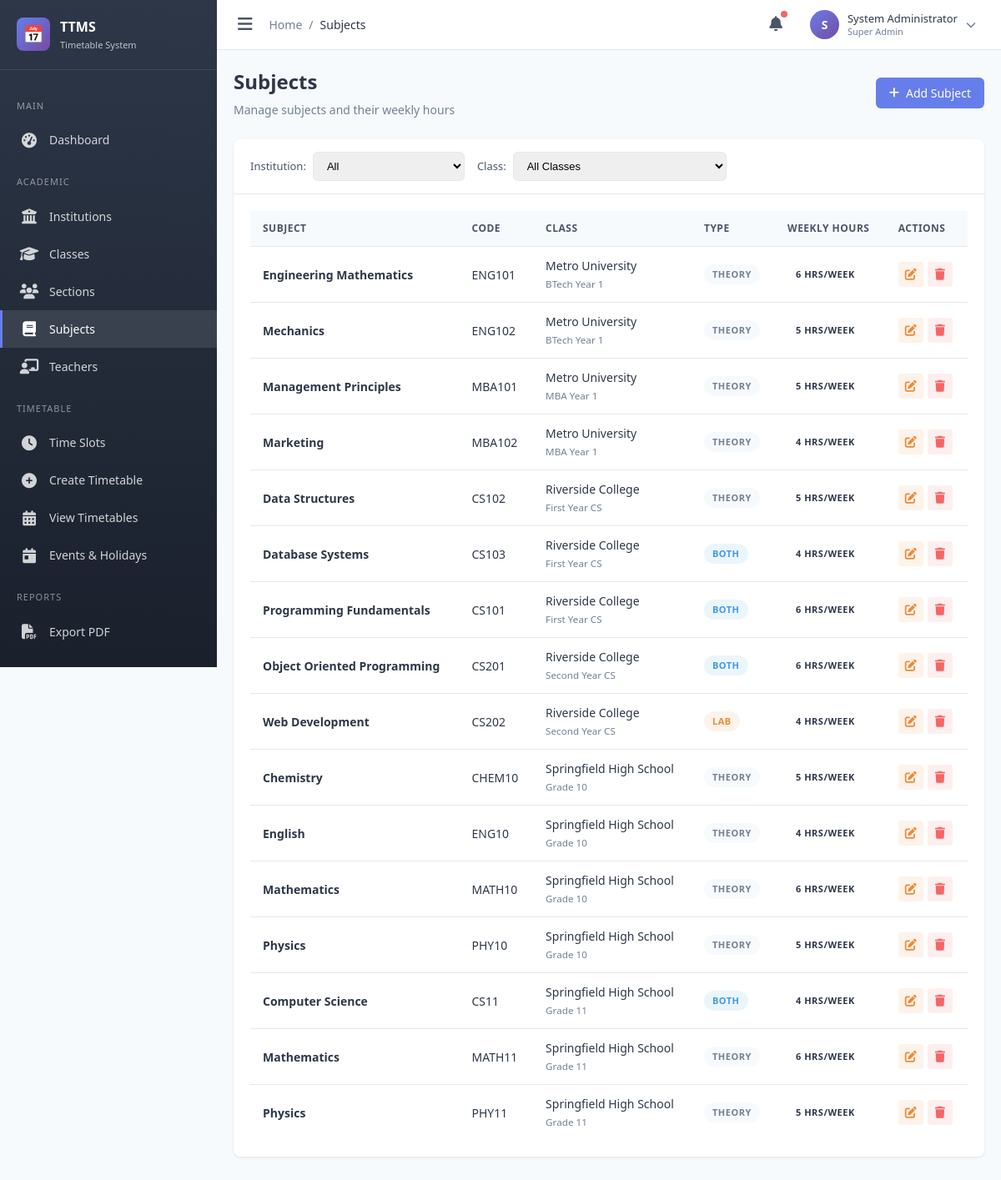
The page /modules/subject/index.php (signed in) on the database its author committed.
### tables this page shows
CREATE TABLE subjects (
    id INT PRIMARY KEY AUTO_INCREMENT,
    class_id INT NOT NULL,
    name VARCHAR(100) NOT NULL,
    code VARCHAR(20),
    weekly_hours INT NOT NULL DEFAULT 1,
    type ENUM('theory','lab','both') DEFAULT 'theory',
    description TEXT,
    status ENUM('active','inactive') DEFAULT 'active',
    created_at TIMESTAMP DEFAULT CURRENT_TIMESTAMP,
    FOREIGN KEY (class_id) REFERENCES classes(id) ON DELETE CASCADE
);

CREATE TABLE institutions (
    id INT PRIMARY KEY AUTO_INCREMENT,
    name VARCHAR(200) NOT NULL,
    type ENUM('school','college','university') NOT NULL,
    address TEXT,
    contact_email VARCHAR(100),
    contact_phone VARCHAR(20),
    logo VARCHAR(255),
    status ENUM('active','inactive') DEFAULT 'active',
    created_at TIMESTAMP DEFAULT CURRENT_TIMESTAMP,
    updated_at TIMESTAMP DEFAULT CURRENT_TIMESTAMP ON UPDATE CURRENT_TIMESTAMP
);

CREATE TABLE classes (
    id INT PRIMARY KEY AUTO_INCREMENT,
    institution_id INT NOT NULL,
    department_id INT NULL,
    name VARCHAR(50) NOT NULL,
    code VARCHAR(20),
    description TEXT,
    status ENUM('active','inactive') DEFAULT 'active',
    created_at TIMESTAMP DEFAULT CURRENT_TIMESTAMP,
    FOREIGN KEY (institution_id) REFERENCES institutions(id) ON DELETE CASCADE,
    FOREIGN KEY (department_id) REFERENCES departments(id) ON DELETE SET NULL
);

### includes/functions.php (called while the page is built, shortened)
<?php
require_once __DIR__ . '/../config/database.php';
function isLoggedIn() {
    return isset($_SESSION['admin_id']) && !empty($_SESSION['admin_id']);
}
function getCurrentAdmin() {
    return dbFetch(
        "SELECT a.*, r.name as role_name
         FROM admins a
         LEFT JOIN roles r ON a.role_id = r.id
         WHERE a.id = ?",
        [$_SESSION['admin_id']]
    );
}
function isSuperAdmin() {
    $admin = getCurrentAdmin();
    return $admin && $admin['is_super_admin'];
}
function hasPermission($module, $action = 'view') {
    if (isSuperAdmin()) return true;
    $admin = getCurrentAdmin();
    $permissionMap = [
        'view' => 'can_view',
        'create' => 'can_create',
        'edit' => 'can_edit',
        'delete' => 'can_delete',
        'export' => 'can_export'
    ];
    $column = $permissionMap[$action] ?? 'can_view';
    $permission = dbFetch(
        "SELECT {$column} FROM role_permissions WHERE role_id = ? AND module = ?",
        [$admin['role_id'], $module]
    );
    return $permission && $permission[$column];
}

### config/database.php (called while the page is built, shortened)
<?php
function getDB() {
    static $pdo = null;
    if ($pdo === null) {
        try {
            $dsn = sprintf(
                "mysql:host=%s;port=%d;dbname=%s;charset=%s",
                DB_HOST,
                DB_PORT,
                DB_NAME,
                DB_CHARSET
            );
            $pdo = new PDO($dsn, DB_USER, DB_PASS, [
                PDO::ATTR_ERRMODE => PDO::ERRMODE_EXCEPTION,
                PDO::ATTR_DEFAULT_FETCH_MODE => PDO::FETCH_ASSOC,
                PDO::ATTR_EMULATE_PREPARES => false,
            ]);
        } catch (PDOException $e) {
            error_log("Database connection failed: " . $e->getMessage());
            throw $e;
        }
    }
    return $pdo;
}
function dbQuery($sql, $params = []) {
    $stmt = getDB()->prepare($sql);
    $stmt->execute($params);
    return $stmt;
}
function dbFetch($sql, $params = []) {
    return dbQuery($sql, $params)->fetch();
}
function dbFetchAll($sql, $params = []) {
    return dbQuery($sql, $params)->fetchAll();
}

### includes/auth_check.php (called while the page is built, shortened)
<?php
require_once __DIR__ . '/functions.php';
$currentAdmin = getCurrentAdmin();

### modules/subject/index.php (the view, shortened to what this page needs)
<?php
require_once __DIR__ . '/../../includes/auth_check.php';
$breadcrumb = [
    ['label' => 'Subjects']
];
require_once __DIR__ . '/../../includes/header.php';
$sql = "SELECT s.*, c.name as class_name, c.id as class_id, i.name as institution_name
        FROM subjects s
        JOIN classes c ON s.class_id = c.id
        JOIN institutions i ON c.institution_id = i.id
        WHERE s.status = 'active'";
$params = [];
$sql .= " ORDER BY i.name, c.name, s.name";
$subjects = dbFetchAll($sql, $params);
?>
<div class="page-header">
    <div>
        <h1 class="page-title">Subjects</h1>
        <p class="page-subtitle">Manage subjects and their weekly hours</p>
    </div>
    <?php if (hasPermission('subject', 'create')): ?>
        <a href="form.php" class="btn btn-primary">
            <i class="fas fa-plus"></i> Add Subject
        </a>
    <?php endif; ?>
</div>
<div class="card">
    <div class="card-header">
        <div class="filter-bar" style="margin-bottom: 0;">
            <div class="filter-group">
                <label>Institution:</label>
                <select class="form-control" onchange="window.location.href='?institution='+this.value">
                    <option value="">All</option>
                </select>
            </div>
            <div class="filter-group">
                <label>Class:</label>
                <select class="form-control" onchange="window.location.href='?class='+this.value">
                    <option value="">All Classes</option>
                </select>
            </div>
        </div>
    </div>
    <div class="card-body">
        <?php if (empty($subjects)): ?>
            <div class="empty-state">
                <div class="empty-state-icon">&#128218;</div>
                <h3>No Subjects Found</h3>
                <p>Add subjects for your classes.</p>
                <?php if (hasPermission('subject', 'create')): ?>
                    <a href="form.php" class="btn btn-primary">Add Subject</a>
                <?php endif; ?>
            </div>
        <?php else: ?>
            <div class="table-container">
                <table class="data-table">
                    <thead>
                        <tr>
                            <th>Subject</th>
                            <th>Code</th>
                            <th>Class</th>
                            <th>Type</th>
                            <th>Weekly Hours</th>
                            <th>Actions</th>
                        </tr>
                    </thead>
                    <tbody>
                        <?php foreach ($subjects as $subject): ?>
                            <tr>
                                <td>
                                    <strong><?php echo htmlspecialchars($subject['name']); ?></strong>
                                </td>
                                <td><?php echo htmlspecialchars($subject['code'] ?? '-'); ?></td>
                                <td>
                                    <?php echo htmlspecialchars($subject['institution_name']); ?><br>
                                    <small style="color: var(--text-light);"><?php echo htmlspecialchars($subject['class_name']); ?></small>
                                </td>
                                <td>
                                    <span class="badge badge-<?php echo $subject['type'] === 'lab' ? 'warning' : ($subject['type'] === 'both' ? 'info' : 'secondary'); ?>">
                                        <?php echo ucfirst($subject['type']); ?>
                                    </span>
                                </td>
                                <td>
                                    <span class="badge badge-primary"><?php echo $subject['weekly_hours']; ?> hrs/week</span>
                                </td>
                                <td>
                                    <div class="action-btns">
                                        <a href="form.php?id=<?php echo $subject['id']; ?>" class="action-btn edit" title="Edit">
                                            <i class="fas fa-edit"></i>
                                        </a>
                                        <a href="?delete=<?php echo $subject['id']; ?>" class="action-btn delete" title="Delete" onclick="return confirmDelete();">
                                            <i class="fas fa-trash"></i>
                                        </a>
                                    </div>
                                </td>
                            </tr>
                        <?php endforeach; ?>
                    </tbody>
                </table>
            </div>
        <?php endif; ?>
    </div>
</div>
<?php require_once __DIR__ . '/../../includes/footer.php'; ?>

### includes/header.php (shortened to what this page needs)
<?php
$currentPage = basename(dirname($_SERVER['PHP_SELF']));
$currentFile = basename($_SERVER['PHP_SELF'], '.php');
?>
<!DOCTYPE html>
<html lang="en">
<head>
    <link rel="stylesheet" href="/ttc/assets/css/style.css">
    <link rel="stylesheet" href="https://cdnjs.cloudflare.com/ajax/libs/font-awesome/6.4.0/css/all.min.css">
</head>
<body>
    <div class="admin-wrapper">
        <aside class="sidebar" id="sidebar">
            <div class="sidebar-header">
                <div class="sidebar-logo">&#128197;</div>
                <div class="sidebar-title">
                    TTMS
                    <span>Timetable System</span>
                </div>
            </div>
            <nav class="sidebar-menu">
                <div class="menu-category">Main</div>
                <a href="/ttc/modules/dashboard/index.php" class="menu-item <?php echo $currentPage === 'dashboard' ? 'active' : ''; ?>">
                    <i class="fas fa-tachometer-alt"></i>
                    <span>Dashboard</span>
                </a>
                <div class="menu-category">Academic</div>
                <a href="/ttc/modules/institution/index.php" class="menu-item <?php echo $currentPage === 'institution' ? 'active' : ''; ?>">
                    <i class="fas fa-university"></i>
                    <span>Institutions</span>
                </a>
                <a href="/ttc/modules/class/index.php" class="menu-item <?php echo $currentPage === 'class' ? 'active' : ''; ?>">
                    <i class="fas fa-graduation-cap"></i>
                    <span>Classes</span>
                </a>
                <a href="/ttc/modules/section/index.php" class="menu-item <?php echo $currentPage === 'section' ? 'active' : ''; ?>">
                    <i class="fas fa-users"></i>
                    <span>Sections</span>
                </a>
                <a href="/ttc/modules/subject/index.php" class="menu-item <?php echo $currentPage === 'subject' ? 'active' : ''; ?>">
                    <i class="fas fa-book"></i>
                    <span>Subjects</span>
                </a>
                <a href="/ttc/modules/teacher/index.php" class="menu-item <?php echo $currentPage === 'teacher' ? 'active' : ''; ?>">
                    <i class="fas fa-chalkboard-teacher"></i>
                    <span>Teachers</span>
                </a>
                <div class="menu-category">Timetable</div>
                <a href="/ttc/modules/timeslot/index.php" class="menu-item <?php echo $currentPage === 'timeslot' ? 'active' : ''; ?>">
                    <i class="fas fa-clock"></i>
                    <span>Time Slots</span>
                </a>
                <a href="/ttc/modules/timetable/create.php" class="menu-item <?php echo $currentPage === 'timetable' && $currentFile === 'create' ? 'active' : ''; ?>">
                    <i class="fas fa-plus-circle"></i>
                    <span>Create Timetable</span>
                </a>
                <a href="/ttc/modules/timetable/index.php" class="menu-item <?php echo $currentPage === 'timetable' && $currentFile === 'index' ? 'active' : ''; ?>">
                    <i class="fas fa-calendar-alt"></i>
                    <span>View Timetables</span>
                </a>
                <a href="/ttc/modules/event/index.php" class="menu-item <?php echo $currentPage === 'event' ? 'active' : ''; ?>">
                    <i class="fas fa-calendar-day"></i>
                    <span>Events & Holidays</span>
                </a>
                <div class="menu-category">Reports</div>
                <a href="/ttc/modules/export/index.php" class="menu-item <?php echo $currentPage === 'export' ? 'active' : ''; ?>">
                    <i class="fas fa-file-pdf"></i>
                    <span>Export PDF</span>
                </a>
                <?php if (isSuperAdmin()): ?>
                <div class="menu-category">Administration</div>
                <?php endif; ?>
            </nav>
        </aside>
        <main class="main-content">
            <header class="main-header">
                <div class="header-left">
                    <button class="sidebar-toggle" id="sidebarToggle">
                        <i class="fas fa-bars"></i>
                    </button>
                    <nav class="breadcrumb">
                        <a href="/ttc/modules/dashboard/index.php">Home</a>
                        <?php if (isset($breadcrumb)): ?>
                            <?php foreach ($breadcrumb as $item): ?>
                                <span class="breadcrumb-separator">/</span>
                                <?php if (isset($item['url'])): ?>
                                    <a href="<?php echo $item['url']; ?>"><?php echo $item['label']; ?></a>
                                <?php else: ?>
                                    <span class="breadcrumb-current"><?php echo $item['label']; ?></span>
                                <?php endif; ?>
                            <?php endforeach; ?>
                        <?php endif; ?>
                    </nav>
                </div>
                <div class="header-right">
                    <button class="header-btn" title="Notifications">
                        <i class="fas fa-bell"></i>
                        <span class="notification-badge"></span>
                    </button>
                    <div class="user-menu" onclick="toggleUserDropdown()">
                        <div class="user-avatar">
                            <?php echo strtoupper(substr($currentAdmin['name'], 0, 1)); ?>
                        </div>
                        <div class="user-info">
                            <div class="user-name"><?php echo htmlspecialchars($currentAdmin['name']); ?></div>
                            <div class="user-role"><?php echo $currentAdmin['is_super_admin'] ? 'Super Admin' : ($currentAdmin['role_name'] ?? 'Admin'); ?></div>
                        </div>
                        <i class="fas fa-chevron-down" style="font-size: 12px; color: var(--text-light);"></i>
                    </div>
                </div>
            </header>
            <div class="content-wrapper">

### rows shown on the page
subjects: name "Engineering Mathematics", code "ENG101", institutions.name "Metro University", class.name "BTech Year 1", type "THEORY", weekly_hours "6"
subjects: name "Mechanics", code "ENG102", institutions.name "Metro University", class.name "BTech Year 1", type "THEORY", weekly_hours "5"
subjects: name "Management Principles", code "MBA101", institutions.name "Metro University", class.name "MBA Year 1", type "THEORY", weekly_hours "5"
subjects: name "Marketing", code "MBA102", institutions.name "Metro University", class.name "MBA Year 1", type "THEORY", weekly_hours "4"
subjects: name "Data Structures", code "CS102", institutions.name "Riverside College", class.name "First Year CS", type "THEORY", weekly_hours "5"
subjects: name "Database Systems", code "CS103", institutions.name "Riverside College", class.name "First Year CS", type "BOTH", weekly_hours "4"
subjects: name "Programming Fundamentals", code "CS101", institutions.name "Riverside College", class.name "First Year CS", type "BOTH", weekly_hours "6"
subjects: name "Object Oriented Programming", code "CS201", institutions.name "Riverside College", class.name "Second Year CS", type "BOTH", weekly_hours "6"
subjects: name "Web Development", code "CS202", institutions.name "Riverside College", class.name "Second Year CS", type "LAB", weekly_hours "4"
subjects: name "Chemistry", code "CHEM10", institutions.name "Springfield High School", class.name "Grade 10", type "THEORY", weekly_hours "5"
subjects: name "English", code "ENG10", institutions.name "Springfield High School", class.name "Grade 10", type "THEORY", weekly_hours "4"
subjects: name "Mathematics", code "MATH10", institutions.name "Springfield High School", class.name "Grade 10", type "THEORY", weekly_hours "6"
subjects: name "Physics", code "PHY10", institutions.name "Springfield High School", class.name "Grade 10", type "THEORY", weekly_hours "5"
subjects: name "Computer Science", code "CS11", institutions.name "Springfield High School", class.name "Grade 11", type "BOTH", weekly_hours "4"
subjects: name "Mathematics", code "MATH11", institutions.name "Springfield High School", class.name "Grade 11", type "THEORY", weekly_hours "6"
subjects: name "Physics", code "PHY11", institutions.name "Springfield High School", class.name "Grade 11", type "THEORY", weekly_hours "5"

### other values the page prints
$item['label'] "Subjects"
substr($currentAdmin['name'], 0, 1) "S"
$currentAdmin['name'] "System Administrator"
